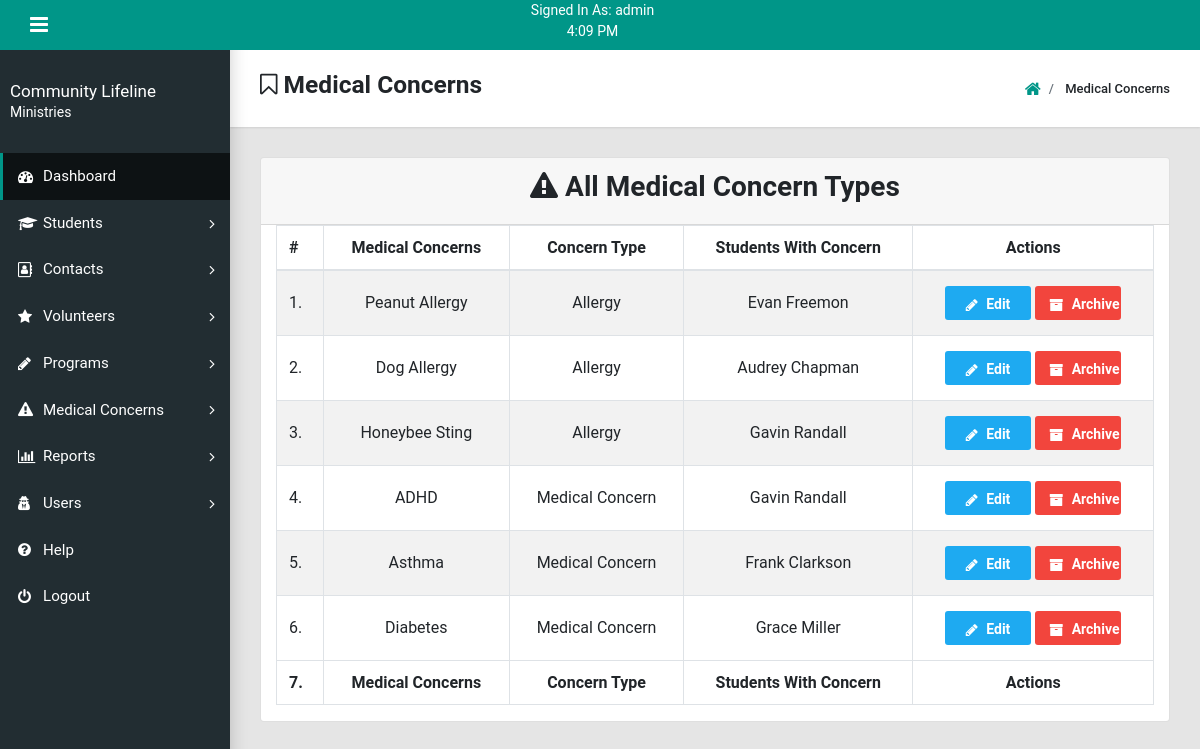
/php-files/show/ShowMedicalConcerns.php (signed in), run on the app's committed database.
### tables this page shows
CREATE TABLE Student_To_Medical_Concerns (
  Created_Timestamp      TIMESTAMP DEFAULT now(),
  Last_Updated_Timestamp TIMESTAMP DEFAULT CURRENT_TIMESTAMP,
  Author_Username        VARCHAR(30),
  Id                     INT(10)   AUTO_INCREMENT PRIMARY KEY,
  Active_Id              TINYINT(1),
  Student_Id             INT(10),
  Medical_Concern_Name   VARCHAR(50),
  Medical_Type_Id        INT(10),
  Note                   VARCHAR(500),
  CONSTRAINT FK_Student_Id_Medical_Concerns FOREIGN KEY (Student_Id)
  REFERENCES Students (Id),
  CONSTRAINT FK_Medical_Type_Id_Medical_Concerns FOREIGN KEY (Medical_Type_Id)
  REFERENCES Medical_Concern_Types (Id)
);

CREATE TABLE Medical_Concern_Types (
  Created_Timestamp      TIMESTAMP DEFAULT now(),
  Last_Updated_Timestamp TIMESTAMP DEFAULT CURRENT_TIMESTAMP,
  Author_Username        VARCHAR(30),
  Id                     INT(10)   AUTO_INCREMENT PRIMARY KEY,
  Active_Id              TINYINT(1),
  Type_Name              VARCHAR(60),
  Note                   VARCHAR(500)
);

CREATE TABLE Students (
  Created_Timestamp      TIMESTAMP DEFAULT now(),
  Last_Updated_Timestamp TIMESTAMP DEFAULT CURRENT_TIMESTAMP,
  Author_Username        VARCHAR(30),
  Id                     INT(10)   AUTO_INCREMENT PRIMARY KEY,
  Active_Student         TINYINT(1),
  First_Name             VARCHAR(30),
  Last_Name              VARCHAR(30),
  Middle_Name            VARCHAR(30),
  Suffix                 VARCHAR(10),
  Gender                 CHAR(1),
  Birth_Date             VARCHAR(30),
  Address_One            VARCHAR(40),
  Address_Two            VARCHAR(40),
  City                   VARCHAR(30),
  State                  CHAR(2),
  Zip                    INT(5),
  Ethnicity              VARCHAR(30),
  School                 VARCHAR(30),
  Permission_Slip        TINYINT(1),
  Birth_Certificate      TINYINT(1),
  Reduced_Lunch_Eligible TINYINT(1),
  IEP                    TINYINT(1)
);

### php-files/show/ShowMedicalConcerns.php (the view, shortened to what this page needs)
<?php
include("../app-shell/Header.php");
include("../app-shell/Sidebar.php");
include("../../db/config.php");
$dynamicId = 0;
$queryForMedicalConcerns = "SELECT Medical_Concern_Types.Id AS 'Medical_Concerns_Type_Id', Student_To_Medical_Concerns.Medical_Concern_Name, Medical_Concern_Types.Type_Name, Student_To_Medical_Concerns.Id AS 'Unique_Medical_Id', Students.First_Name, Students.Last_Name FROM Medical_Concern_Types
JOIN Student_To_Medical_Concerns ON Medical_Concern_Types.Id = Student_To_Medical_Concerns.Medical_Type_Id
    JOIN Students ON Student_To_Medical_Concerns.Student_Id = Students.Id WHERE Medical_Concern_Types.Active_Id = 1 AND Student_To_Medical_Concerns.Active_Id = 1;";
$medicalConcernsResults = mysqli_query($db, $queryForMedicalConcerns);
?>
<div class="app-title">
    <div>
        <h3><i class="fa fa-bookmark-o"></i> Medical Concerns</h3>
    </div>
    <ul class="app-breadcrumb breadcrumb">
        <li class="breadcrumb-item"><a href="../index-login/Main-Menu.php"><i class="fa fa-home fa-lg"></i></a></li>
        <li class="breadcrumb-item"> Medical Concerns</li>
    </ul>
</div>
<div class="card">
    <div class="card-header">
        <div class="col-12 text-center">
            <h2><i class="fa fa-warning"></i> All Medical Concern Types</h2>
        </div>
    </div>
    <div class="container">
        <table id="showMedicalConcernsTable" class="table table-striped table-bordered table-hover" style="width:100%">
            <thead>
            <tr>
                <th>#</th>
                <th class="text-center">Medical Concerns</th>
                <th class="text-center">Concern Type</th>
                <th class="text-center">Students With Concern</th>
                <th class="text-center">Actions</th>
            </tr>
            </thead>
            <tbody>
            <?php
            while ($medicalConcernsRow = mysqli_fetch_assoc($medicalConcernsResults)) {
                $dynamicId++;
                $uniqueIdToArchive = $medicalConcernsRow['Unique_Medical_Id'];
                $medicalConcernTypeId = $medicalConcernsRow['Medical_Concerns_Type_Id'];
                $medicalConcernName = $medicalConcernsRow['Medical_Concern_Name'];
                $medicalConcernType = $medicalConcernsRow['Type_Name'];
                $studentWithAllergy = $medicalConcernsRow['First_Name'] . " " . $medicalConcernsRow['Last_Name'];
                ?>
                <tr>
                    <td class='align-middle'></td>
                    <td class='text-center align-middle'><?php echo $medicalConcernName; ?></td>
                    <td class='text-center align-middle'><?php echo $medicalConcernType; ?></td>
                    <td class='text-center align-middle'><?php echo $studentWithAllergy; ?></td>
                    <td class='text-center'>
                        <div class='left-action-buttons-container d-inline m-auto'>
                            <div class=' d-inline'>
                                <button type='button'
                                        onclick="launchEditMedicalConcernsModal(<?php echo $medicalConcernTypeId; ?>)"
                                        formtarget="medicalConcerntypeForm<?php echo $dynamicId; ?>"
                                        class='btn medical-concerns-table-action-buttons edit-button'>
                                    <i class='fa fa-pencil'></i> Edit
                                </button>
                            </div>
                            <div class='d-inline'>
                                <button type='button'
                                        class='btn medical-concerns-table-action-buttons delete-button'
                                        onclick='launchConfirmArchiveModal(
                                                "<?php echo $uniqueIdToArchive; ?>",
                                                "ArchiveStudentToMedicalConcern.php",
                                                "Medical Concern For Student",
                                                "<?php echo $medicalConcernName; ?>",
                                                "ShowMedicalConcerns.php")'
                                >
                                    <i class='fa fa-archive'></i> Archive
                                </button>
                            </div>
                        </div>
                    </td>
                </tr>
            <?php } ?>
            </tbody>
            <tfoot>
            <tr>
                <th>#</th>
                <th class="text-center">Medical Concerns</th>
                <th class="text-center">Concern Type</th>
                <th class="text-center">Students With Concern</th>
                <th class="text-center">Actions</th>
            </tr>
            </tfoot>
        </table>
    </div>
</div>
<?php
include("../app-shell/Footer.php");
?>

### php-files/app-shell/Header.php (shortened to what this page needs)
<?php
$userLoggedIn = $_SESSION['loggedIn'];
?>
<!DOCTYPE html>
<html lang="en">
<head>
    <link rel="stylesheet" href="https://cdnjs.cloudflare.com/ajax/libs/font-awesome/4.7.0/css/font-awesome.min.css">
    <link rel="stylesheet" href="https://cdnjs.cloudflare.com/ajax/libs/gijgo/1.9.6/combined/css/gijgo.min.css">
    <link rel="stylesheet" type="text/css"
          href="https://cdn.datatables.net/v/bs4-4.0.0/dt-1.10.16/b-1.5.1/b-colvis-1.5.1/b-flash-1.5.1/b-html5-1.5.1/b-print-1.5.1/cr-1.4.1/kt-2.3.2/r-2.2.1/rg-1.0.2/rr-1.2.3/datatables.min.css"/>
    <link rel="stylesheet" href="../../css/plugins/gijgo/gijgo.min.css"/>
    <link rel="stylesheet" href="../../css/plugins/application-shell/main.min.css"/>
    <link rel="stylesheet" href="../../css/plugins/mdl-inputs/mdl-input-styles.css"/>
    <link rel="stylesheet" href="../../css/plugins/pretty-drop-downs/pretty-drop-downs.css"/>
    <link rel="stylesheet" href="../../css/search-bar-styles.css"/>
    <link rel="stylesheet" href="../../css/show-all-table-styles.css"/>
    <link rel="stylesheet" href="../../css/form-styles.css"/>
    <link rel="stylesheet" href="../../css/toggle-switch.css"/>
    <link rel="stylesheet" href="../../css/table-styles.css"/>
    <link rel="stylesheet" href="../../css/radio-styles.css"/>
    <link rel="stylesheet" href="../../css/attendance-page-styles.css"/>
    <link rel="stylesheet" href="../../css/dashboard.css"/>
    <link rel="stylesheet" href="../../css/slide-out-modal.css"/>
</head>
<body class="app sidebar-mini rtl pace-done ">
<header class="app-header col-12">
    <a class="app-sidebar__toggle col-2" href="#" data-toggle="sidebar" aria-label="Hide Sidebar"></a>
    <div class="text-center col-8">
        <div class="navbar-user text-white">
            Signed In As: <?php echo $userLoggedIn ?>
            <div id="timer"></div>
        </div>
    </div>
    <ul class="app-nav col-2">
    </ul>
</header>

### php-files/app-shell/Sidebar.php (shortened to what this page needs)
<aside class="app-sidebar">
    <div class="app-sidebar__user">
        <div>
            <p class="app-sidebar__user-name">Community Lifeline</p>
            <p class="app-sidebar__user-designation">Ministries</p>
        </div>
    </div>
    <ul class="app-menu">
        <li><a class="app-menu__item active" href="../index-login/Main-Menu.php">
                <i class="app-menu__icon fa fa-dashboard"></i>
                <span class="app-menu__label">Dashboard</span>
            </a>
        </li>
        <li class="treeview">
            <a class="app-menu__item" href="#" data-toggle="treeview">
                <i class="app-menu__icon fa fa-graduation-cap"></i>
                <span class="app-menu__label"> Students</span>
                <i class="treeview-indicator fa fa-angle-right"></i>
            </a>
        </li>
        <li class="treeview">
            <a class="app-menu__item" href="#" data-toggle="treeview">
                <i class="app-menu__icon fa fa-address-book-o"></i>
                <span class="app-menu__label"> Contacts</span>
                <i class="treeview-indicator fa fa-angle-right"></i>
            </a>
        </li>
        <li class="treeview">
            <a class="app-menu__item" href="#" data-toggle="treeview">
                <i class="app-menu__icon fa fa-star"></i>
                <span class="app-menu__label"> Volunteers</span>
                <i class="treeview-indicator fa fa-angle-right"></i>
            </a>
        </li>
        <li class="treeview">
            <a class="app-menu__item" href="#" data-toggle="treeview">
                <i class="app-menu__icon fa fa-pencil"></i>
                <span class="app-menu__label"> Programs</span>
                <i class="treeview-indicator fa fa-angle-right"></i>
            </a>
        </li>
        <li class="treeview">
            <a class="app-menu__item" href="#" data-toggle="treeview">
                <i class="app-menu__icon fa fa-warning"></i>
                <span class="app-menu__label"> Medical Concerns</span>
                <i class="treeview-indicator fa fa-angle-right"></i>
            </a>
        </li>
        <li class="treeview">
            <a class="app-menu__item" href="#" data-toggle="treeview">
                <i class="app-menu__icon fa fa-bar-chart"></i>
                <span class="app-menu__label"> Reports</span>
                <i class="treeview-indicator fa fa-angle-right"></i>
            </a>
        </li>
        <li class="treeview">
            <a class="app-menu__item" href="#" data-toggle="treeview">
                <i class="app-menu__icon fa fa-user-secret"></i>
                <span class="app-menu__label"> Users</span>
                <i class="treeview-indicator fa fa-angle-right"></i>
            </a>
        </li>
        <li>
            <a class="app-menu__item" href="../index-login/UserDocumentation.php">
                <i class="app-menu__icon fa fa-question-circle"></i>
                <span class="app-menu__label">Help</span>
            </a>
        </li>
        <li>
            <a class="app-menu__item" href="../index-login/logout.php">
                <i class="app-menu__icon fa fa-power-off"></i>
                <span class="app-menu__label">Logout</span>
            </a>
        </li>
    </ul>
</aside>
<main class="app-content">

### php-files/app-shell/Footer.php (shortened to what this page needs)
</main>
</body>
</html>

### css/show-all-table-styles.css (style rules this page uses)
.edit-button { background-color: #1EAAF1; }
.delete-button { background-color: #F2453D; }
.left-action-buttons-container { display: inline-block; width: 58%; margin: auto; vertical-align: top; }
.medical-concerns-table-action-buttons { display: inline-block; height: 34px; width: 40%; margin: 3px auto; color: #fff; }

### css/form-styles.css (style rules this page uses)
body { font-family: 'Roboto', sans-serif; }

### css/toggle-switch.css (style rules this page uses)
ul, li { list-style: none; margin: 0; padding: 0; }

### css/table-styles.css (style rules this page uses)
*, *:after, *::before { -webkit-box-sizing: border-box; -moz-box-sizing: border-box; box-sizing: border-box; }

### data on the page
student_to_medical_concerns: Medical_Concern_Name "Peanut Allergy", Medical_Type_Id.Type_Name "Allergy", Student_Id.Last_Name "Evan Freemon"
student_to_medical_concerns: Medical_Concern_Name "Dog Allergy", Medical_Type_Id.Type_Name "Allergy", Student_Id.Last_Name "Audrey Chapman"
student_to_medical_concerns: Medical_Concern_Name "Honeybee Sting", Medical_Type_Id.Type_Name "Allergy", Student_Id.Last_Name "Gavin Randall"
student_to_medical_concerns: Medical_Concern_Name "ADHD", Medical_Type_Id.Type_Name "Medical Concern", Student_Id.Last_Name "Gavin Randall"
student_to_medical_concerns: Medical_Concern_Name "Asthma", Medical_Type_Id.Type_Name "Medical Concern", Student_Id.Last_Name "Frank Clarkson"
student_to_medical_concerns: Medical_Concern_Name "Diabetes", Medical_Type_Id.Type_Name "Medical Concern", Student_Id.Last_Name "Grace Miller"

### other printed values
$userLoggedIn "admin"
